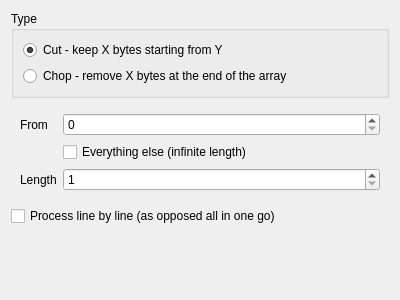
<?xml version="1.0" encoding="UTF-8"?>
<ui version="4.0">
 <comment>
  * Released as open source by Gabriel Caudrelier
  *
  * Developed by Gabriel Caudrelier, gabriel dot caudrelier at gmail dot com
  *
  * https://github.com/metrodango/pip3line
  *
  * Released under AGPL see LICENSE for more information
</comment>
 <class>CutWidget</class>
 <widget class="QWidget" name="CutWidget">
  <property name="geometry">
   <rect>
    <x>0</x>
    <y>0</y>
    <width>400</width>
    <height>300</height>
   </rect>
  </property>
  <property name="windowTitle">
   <string>Form</string>
  </property>
  <layout class="QVBoxLayout" name="verticalLayout">
   <item>
    <widget class="QGroupBox" name="typeGroupBox">
     <property name="title">
      <string>Type</string>
     </property>
     <layout class="QVBoxLayout" name="verticalLayout_2">
      <item>
       <widget class="QRadioButton" name="cutRadioButton">
        <property name="text">
         <string>Cut - keep X bytes starting from Y</string>
        </property>
        <property name="checked">
         <bool>true</bool>
        </property>
       </widget>
      </item>
      <item>
       <widget class="QRadioButton" name="chopRadioButton">
        <property name="text">
         <string>Chop - remove X bytes at the end of the array</string>
        </property>
       </widget>
      </item>
     </layout>
    </widget>
   </item>
   <item>
    <widget class="QWidget" name="widget" native="true">
     <layout class="QFormLayout" name="formLayout_3">
      <property name="labelAlignment">
       <set>Qt::AlignLeading|Qt::AlignLeft|Qt::AlignVCenter</set>
      </property>
      <item row="0" column="0">
       <widget class="QLabel" name="fromLabel">
        <property name="text">
         <string>From</string>
        </property>
       </widget>
      </item>
      <item row="0" column="1">
       <widget class="QSpinBox" name="fromSpinBox">
        <property name="minimum">
         <number>0</number>
        </property>
        <property name="maximum">
         <number>10000</number>
        </property>
       </widget>
      </item>
      <item row="2" column="0">
       <widget class="QLabel" name="lengthLabel">
        <property name="text">
         <string>Length</string>
        </property>
       </widget>
      </item>
      <item row="2" column="1">
       <widget class="QSpinBox" name="lengthSpinBox">
        <property name="minimum">
         <number>1</number>
        </property>
        <property name="maximum">
         <number>10000</number>
        </property>
       </widget>
      </item>
      <item row="1" column="1">
       <widget class="QCheckBox" name="everythingCheckBox">
        <property name="text">
         <string>Everything else (infinite length)</string>
        </property>
       </widget>
      </item>
     </layout>
    </widget>
   </item>
   <item>
    <widget class="QCheckBox" name="lineByLineCheckBox">
     <property name="text">
      <string>Process line by line (as opposed all in one go)</string>
     </property>
    </widget>
   </item>
   <item>
    <spacer name="verticalSpacer">
     <property name="orientation">
      <enum>Qt::Vertical</enum>
     </property>
     <property name="sizeHint" stdset="0">
      <size>
       <width>20</width>
       <height>40</height>
      </size>
     </property>
    </spacer>
   </item>
  </layout>
 </widget>
 <resources/>
 <connections/>
</ui>
